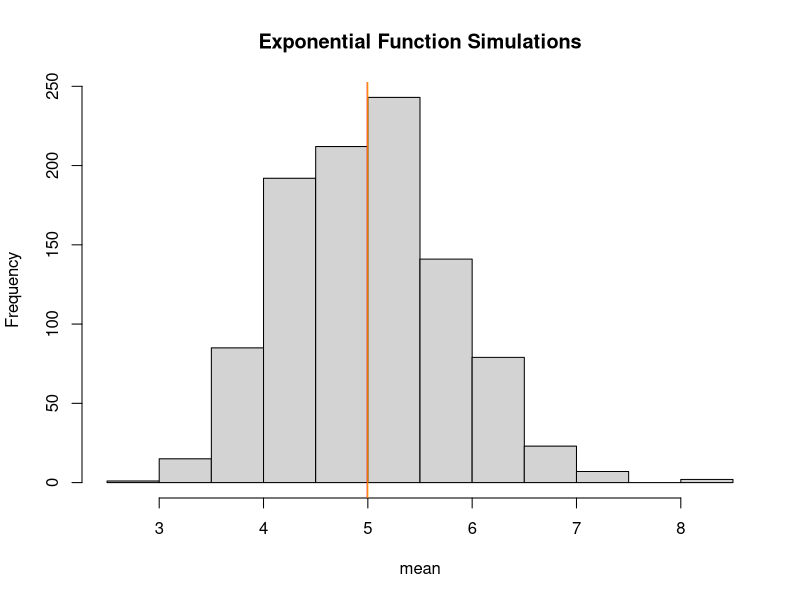
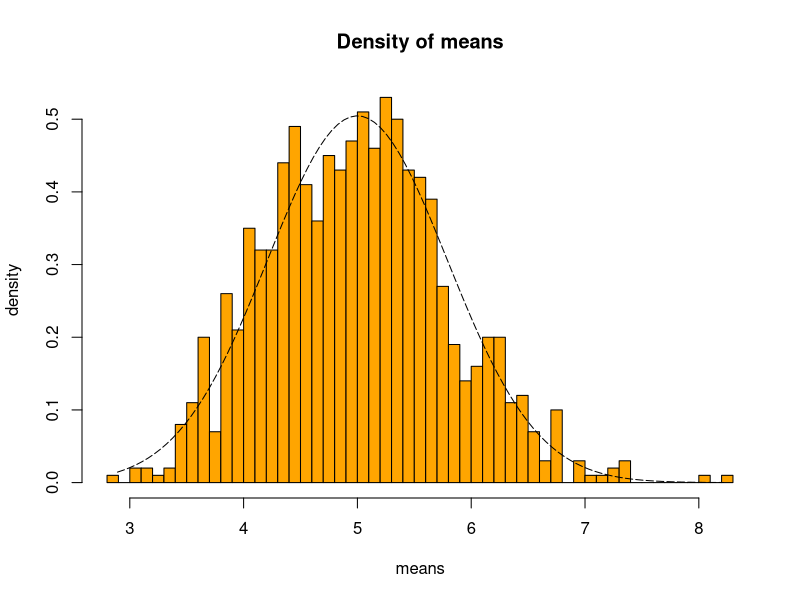
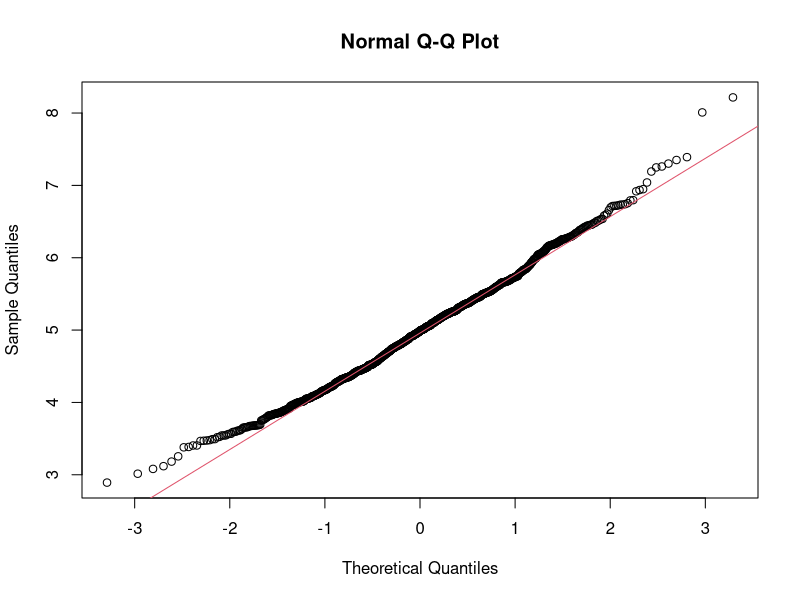

Source code (R) for these figures, in order:
## ---- chunk 1
library("data.table")
library("ggplot2")
## ---- chunk 2
# set seed for reproducability
set.seed(31, sample.kind = "Rounding")
# set lambda to 0.2
lambda <- 0.2
# 40 samples
n <- 40
# 1000 simulations
simulations <- 1000
# simulate
simulated_exponentials <- replicate(simulations, rexp(n, lambda))
# calculate mean of exponentials
means_exponentials <- apply(simulated_exponentials, 2, mean)
## ---- chunk 3
analytical_mean <- mean(means_exponentials)
analytical_mean
## ---- chunk 4
# analytical mean
theory_mean <- 1/lambda
theory_mean
## ---- chunk 5
# visualization
hist(means_exponentials, xlab = "mean", main = "Exponential Function Simulations")
abline(v = analytical_mean, col = "red")
abline(v = theory_mean, col = "orange")
## ---- chunk 6
# standard deviation of distribution
standard_deviation_dist <- sd(means_exponentials)
standard_deviation_dist
## ---- chunk 7
# standard deviation from analytical expression
standard_deviation_theory <- (1/lambda)/sqrt(n)
standard_deviation_theory
## ---- chunk 8
# variance of distribution
variance_dist <- standard_deviation_dist^2
variance_dist
## ---- chunk 9
# variance from analytical expression
variance_theory <- ((1/lambda)*(1/sqrt(n)))^2
variance_theory
## ---- chunk 10
xfit <- seq(min(means_exponentials), max(means_exponentials), length=100)
yfit <- dnorm(xfit, mean=1/lambda, sd=(1/lambda/sqrt(n)))
hist(means_exponentials,breaks=n,prob=T,col="orange",xlab = "means",main="Density of means",ylab="density")
lines(xfit, yfit, pch=22, col="black", lty=5)
## ---- chunk 11
# compare the distribution of averages of 40 exponentials to a normal distribution
qqnorm(means_exponentials)
qqline(means_exponentials, col = 2)
